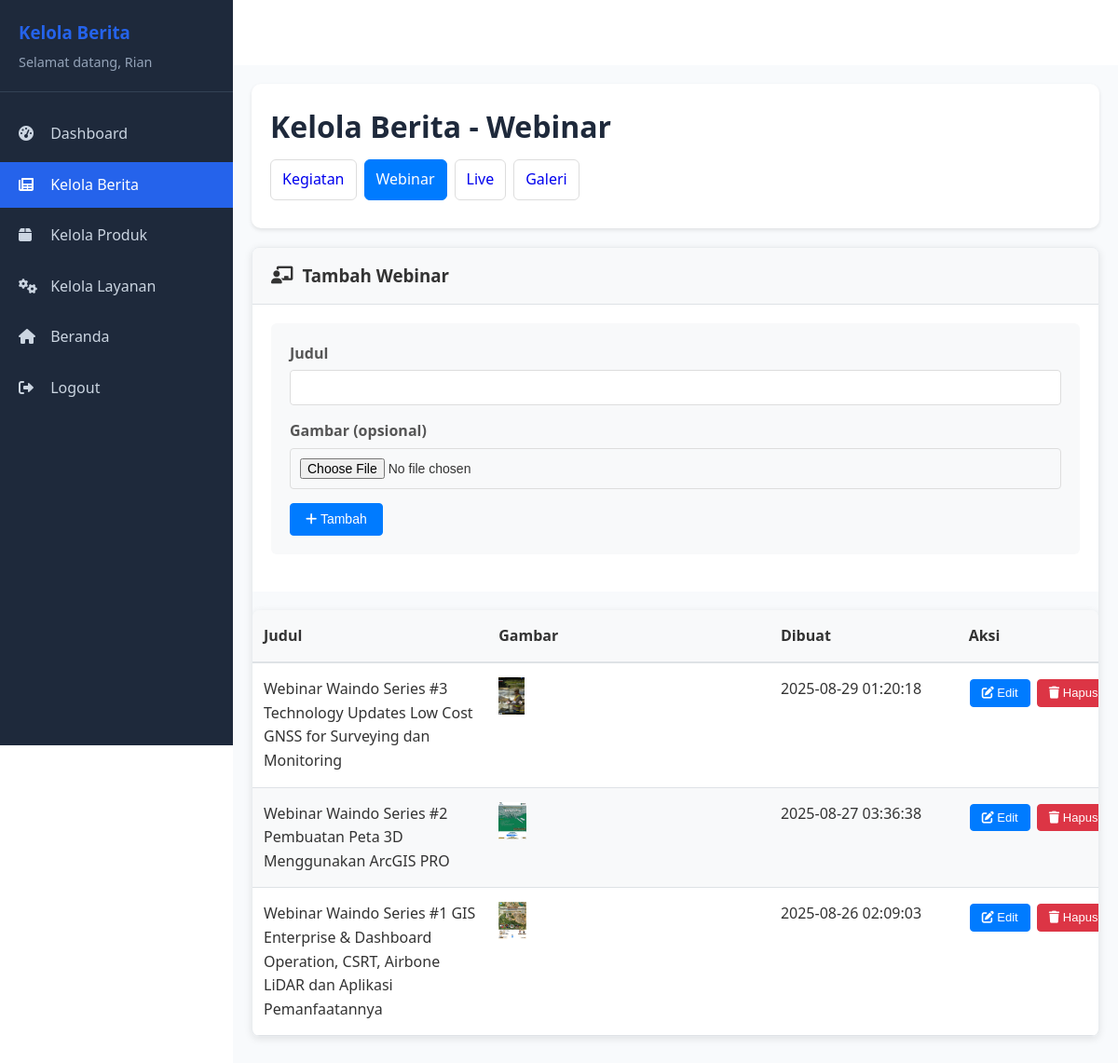
Screenshot of /konten/webinar.php (signed in) with the database file from the repository.
### tables this page shows
CREATE TABLE `webinar` (
  `webinar_id` int NOT NULL,
  `judul` varchar(200) NOT NULL,
  `gambar` varchar(255) DEFAULT NULL,
  `created_at` timestamp NULL DEFAULT CURRENT_TIMESTAMP,
  `category_id` int DEFAULT NULL
);

### konten/webinar.php (the view, shortened to what this page needs)
<?php
require_once '../connect/koneksi.php';
$full_name = $_SESSION['full_name'];
?>
<!DOCTYPE html>
<html lang="id">
<head>
    <link rel="stylesheet" href="../assets/css/common.css">
    <link rel="stylesheet" href="../assets/css/pages.css">
    <link rel="stylesheet" href="https://cdnjs.cloudflare.com/ajax/libs/font-awesome/6.0.0/css/all.min.css">
    <link rel="stylesheet" href="css/dashboard.css">
    <link rel="stylesheet" href="css/berita.css">
</head>
<body>
    <div class="dashboard-container">
        <div class="sidebar" id="sidebar">
            <div class="sidebar-header">
                <h3>Kelola Berita</h3>
                <p>Selamat datang, <?php echo htmlspecialchars($full_name); ?></p>
            </div>
            <ul class="sidebar-menu">
                <li><a href="dashboard.php"><i class="fas fa-tachometer-alt"></i> Dashboard</a></li>
                <li><a href="webinar.php" class="active"><i class="fas fa-newspaper"></i> Kelola Berita</a></li>
                <li><a href="produk-manager.php"><i class="fas fa-box"></i> Kelola Produk</a></li>
                <li><a href="services-manager.php"><i class="fas fa-cogs"></i> Kelola Layanan</a></li>
                <li><a href="../index.php"><i class="fas fa-home"></i> Beranda</a></li>
                <li><a href="../logout.php"><i class="fas fa-sign-out-alt"></i> Logout</a></li>
            </ul>
        </div>
        <div class="main-content">
            <div class="dashboard-header">
                <h1>Kelola Berita - Webinar</h1>
                <div class="tabs">
                    <a href="kegiatan.php">Kegiatan</a>
                    <a href="webinar.php" class="active">Webinar</a>
                    <a href="live.php">Live</a>
                    <a href="galeri.php">Galeri</a>
                </div>
            </div>
            <div class="card">
                <div class="card-header">
                    <h3><i class="fas fa-chalkboard-teacher"></i> Tambah Webinar</h3>
                </div>
                <div class="card-body">
                    <form method="POST" enctype="multipart/form-data" class="action-form">
                        <div class="form-group"><label>Judul</label><input type="text" name="judul" required></div>
                        <div class="form-group"><label>Gambar (opsional)</label><input type="file" name="gambar" accept="image/*"></div>
                        <button type="submit" class="btn btn-primary"><i class="fas fa-plus"></i> Tambah</button>
                    </form>
                </div>
                <div class="table-wrap">
                    <table>
                        <thead>
                            <tr>
                                <th>Judul</th>
                                <th>Gambar</th>
                                <th>Dibuat</th>
                                <th>Aksi</th>
                            </tr>
                        </thead>
                        <tbody>
                            <?php $wb = mysqli_query($conn, "SELECT * FROM webinar ORDER BY created_at DESC"); ?>
                            <?php if ($wb && mysqli_num_rows($wb) > 0): while ($row = mysqli_fetch_assoc($wb)): ?>
                                    <tr>
                                        <td><?php echo htmlspecialchars($row['judul']); ?></td>
                                        <td><?php if (!empty($row['gambar'])): ?><img src="../<?php echo htmlspecialchars($row['gambar']); ?>" alt="Gambar Webinar" style="height:40px"><?php else: ?>-<?php endif; ?></td>
                                        <td><?php echo htmlspecialchars($row['created_at']); ?></td>
                                        <td>
                                            <button type="button" class="btn btn-primary btn-sm" onclick="showEditForm('webinar', <?php echo (int)$row['webinar_id']; ?>, '<?php echo htmlspecialchars(addslashes($row['judul'])); ?>')">
                                                <i class="fas fa-edit"></i> Edit
                                            </button>
                                            <form method="POST" class="inline" onsubmit="return confirm('Hapus webinar ini?')">
                                                <button type="submit" class="btn btn-danger btn-sm"><i class="fas fa-trash"></i> Hapus</button>
                                            </form>
                                        </td>
                                    </tr>
                                <?php endwhile;
                            else: ?>
                                <tr>
                                    <td colspan="4" class="text-center">Belum ada webinar</td>
                                </tr>
                            <?php endif; ?>
                        </tbody>
                    </table>
                </div>
            </div>
        </div>
    </div>
</body>
</html>

### assets/css/common.css (style rules this page uses)
* { margin: 0; padding: 0; box-sizing: border-box; }
body { font-family: "Segoe UI", Tahoma, Geneva, Verdana, sans-serif; line-height: 1.6; color: #333; background-color: #ffffff; padding-top: 70px; }
.btn-primary { background: #2563eb; color: white; padding: 12px 24px; border: none; border-radius: 6px; font-size: 1rem; font-weight: 600; cursor: pointer; text-decoration: none; display: inline-block; transition: all 0.3s ease; }
.form-group { margin-bottom: 1.5rem; }
.form-group label { display: block; margin-bottom: 0.5rem; font-weight: 600; color: #374151; }
.form-group input, .form-group select, .form-group textarea { width: 100%; padding: 12px; border: 2px solid #e5e7eb; border-radius: 6px; font-size: 1rem; transition: border-color 0.3s ease; }

### konten/css/dashboard.css (style rules this page uses)
.dashboard-container { display: flex; min-height: 100vh; }
.sidebar { width: 250px; background: #1e293b; color: white; padding: 20px 0; position: fixed; top: 0; left: 0; height: 100vh; overflow-y: auto; transition: left 0.3s ease; z-index: 1000; }
.sidebar-header { padding: 0 20px 20px; border-bottom: 1px solid #334155; margin-bottom: 20px; }
.sidebar-header h3 { color: #2563eb; margin-bottom: 5px; }
.sidebar-header p { color: #94a3b8; font-size: 0.9rem; }
.sidebar-menu { list-style: none; padding: 0; }
.sidebar-menu li { margin-bottom: 5px; }
.sidebar-menu a { display: block; padding: 12px 20px; color: #cbd5e1; text-decoration: none; transition: all 0.3s ease; }
.sidebar-menu a:hover, .sidebar-menu a.active { background: #2563eb; color: white; }
.sidebar-menu i { margin-right: 10px; width: 20px; }
.main-content { flex: 1; margin-left: 250px; padding: 20px; background: #f8fafc; }
.dashboard-header { background: white; padding: 20px; border-radius: 10px; box-shadow: 0 2px 4px rgba(0, 0, 0, 0.1); margin-bottom: 20px; }
.dashboard-header h1 { color: #1e293b; margin-bottom: 10px; }

### konten/webinar.php (style rules this page uses)
.tabs { display: flex; gap: 8px; margin: 10px 0; flex-wrap: wrap; }
.tabs a { padding: 8px 12px; border: 1px solid #ddd; border-radius: 6px; text-decoration: none; }
.tabs a.active { background: #007bff; color: #fff; border-color: #007bff; }

### rows the page displays
webinar: judul "Webinar Waindo Series #3 Technology Updates Low Cost GNSS for Surveying dan Monitoring", gambar (picture), created_at "2025-08-29 01:20:18"
webinar: judul "Webinar Waindo Series #2 Pembuatan Peta 3D Menggunakan ArcGIS PRO", gambar (picture), created_at "2025-08-27 03:36:38"
webinar: judul "Webinar Waindo Series #1 GIS Enterprise & Dashboard Operation, CSRT, Airbone LiDAR dan Aplikasi Pemanfaatannya", gambar (picture), created_at "2025-08-26 02:09:03"

### other values shown
$full_name "Rian"
